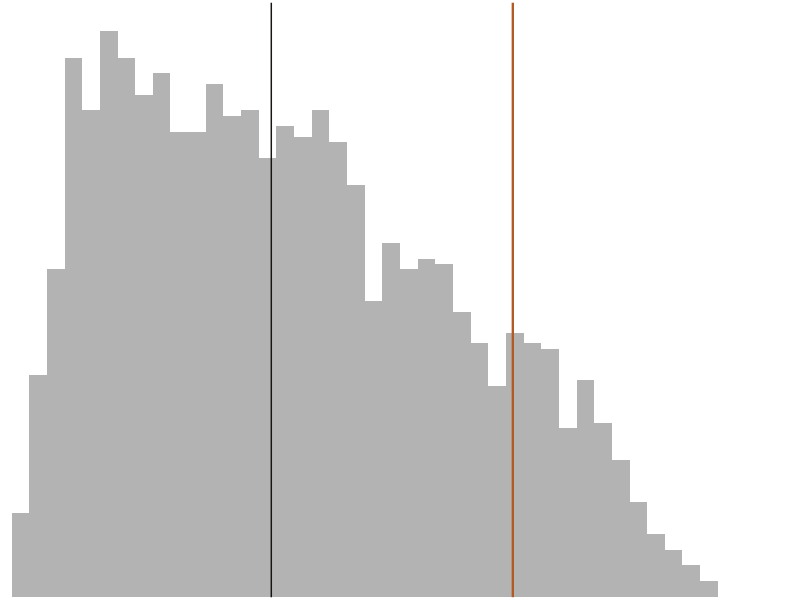
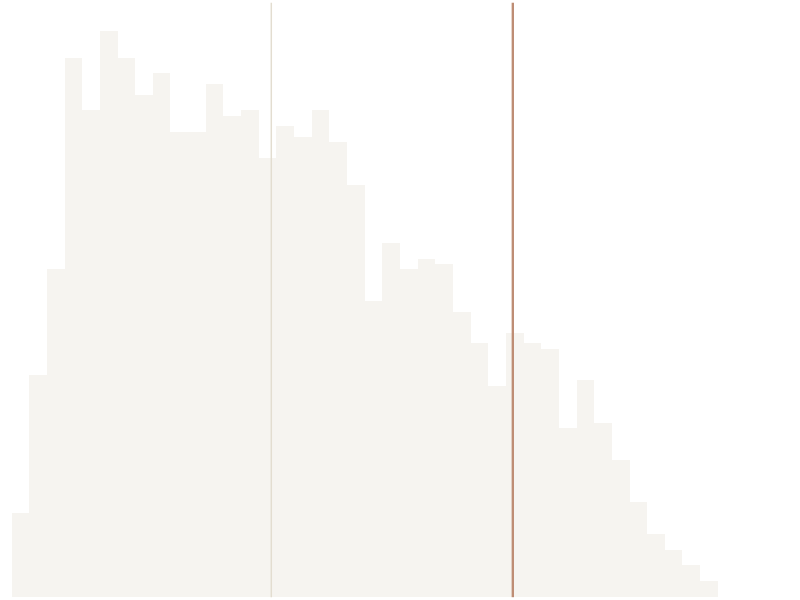
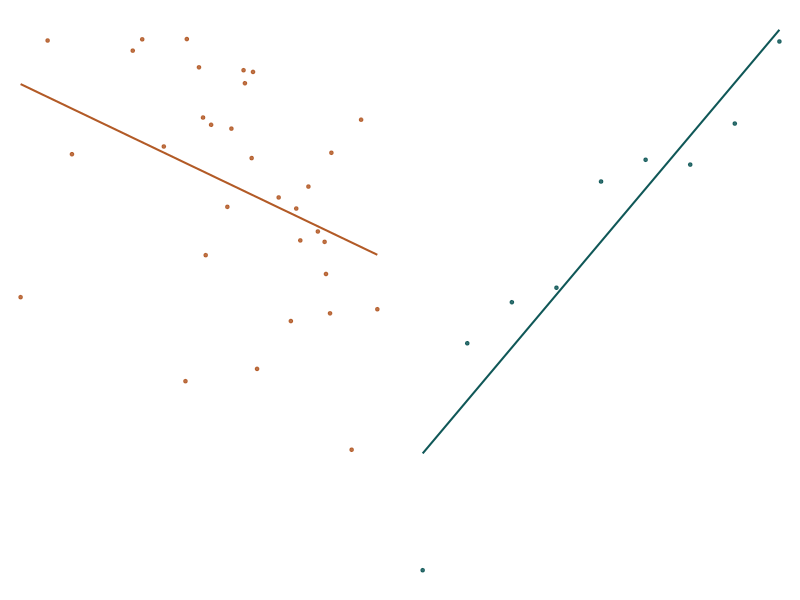
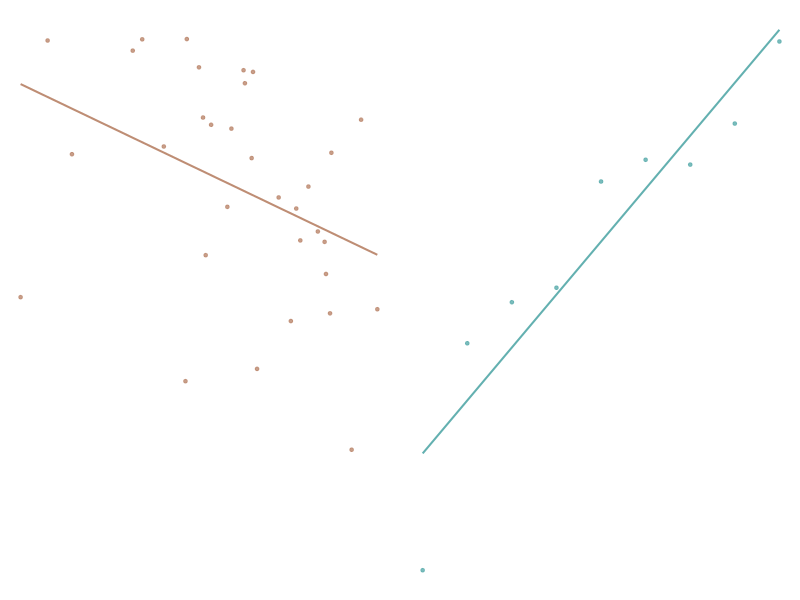

Write R code to recreate these figures, in order.
# 10-curiosities-thumbs.R
#
# Miniaturas para las tarjetas del listado de Curiosidades. Cada una sale de los
# datos reales de su propia nota, no de un esquema: la tarjeta no puede llevar
# una nota al pie que aclare que algo es ilustrativo, así que no se dibuja nada
# que no sea el dato.
#
# No llevan texto, así que a diferencia del resto de las figuras del sitio no
# necesitan variante por idioma: solo por tema (claro y oscuro), con el mismo
# mecanismo .chart-img-light / .chart-img-dark de theme.scss.
#
#   Rscript scripts/10-curiosities-thumbs.R

if (!isTRUE(l10n_info()[["UTF-8"]])) {
  stop("Corre con LANG=es_MX.UTF-8 LC_ALL=es_MX.UTF-8 (ver CLAUDE.md §5).")
}

suppressPackageStartupMessages({library(ggplot2); library(svglite); library(here); library(grid)})

# Tokens del sitio, copiados a mano: son SVG estáticos, no derivan del SCSS.
paleta <- list(
  light = list(ink = "#171513", rule = "#e0d8c5", teal = "#0f5757", ochre = "#b25a26"),
  dark  = list(ink = "#e3ddd0", rule = "#332c26", teal = "#63b0b0", ochre = "#be8d74")
)

base_thumb <- function(p) {
  p + theme_void() +
    theme(
      plot.background  = element_blank(),
      panel.background = element_blank(),
      plot.margin      = margin(2, 2, 2, 2),
      legend.position  = "none",
      strip.text       = element_blank(),
      panel.spacing    = unit(7, "pt")
    )
}

guarda <- function(p, nombre, modo) {
  ggsave(here::here("images", sprintf("%s-thumb-%s.svg", nombre, modo)),
         base_thumb(p), width = 2.6, height = 0.62, bg = "transparent")
}

# --- 1. weighted-averages ----------------------------------------------------
# El argumento de la nota en miniatura: la masa de municipios, la mediana entre
# ellos y el dato nacional, que queda muy a la derecha de casi todos.
mun <- read.csv(here::here("data", "prestaciones-municipios.csv"))
nac <- read.csv(here::here("data", "prestaciones-nacional.csv"))
v   <- mun$aguinaldo[!is.na(mun$aguinaldo)]
mediana  <- median(v)
nacional <- nac$nacional[nac$prestacion == "aguinaldo"] / 100

for (modo in names(paleta)) {
  col <- paleta[[modo]]
  p <- ggplot(data.frame(v = v), aes(v)) +
    geom_histogram(bins = 46, fill = col$ink, alpha = 0.32, colour = NA) +
    geom_vline(xintercept = mediana,  colour = col$ink,   linewidth = 0.5) +
    geom_vline(xintercept = nacional, colour = col$ochre, linewidth = 0.8) +
    scale_x_continuous(limits = c(0, 1), expand = c(0, 0)) +
    scale_y_continuous(expand = expansion(mult = c(0, 0.05)))
  guarda(p, "weighted-averages", modo)
}

# --- 2. ecological-fallacy ---------------------------------------------------
# La miniatura tiene que llevar LAS DOS mitades, porque el mensaje de la nota es
# la inversión: entre las 32 entidades la relación es negativa (correlación
# -0.39) y entre hogares agrupados por activos es positiva. Con una sola mitad
# la tarjeta muestra una tendencia cualquiera, no la paradoja.
edo <- read.csv(here::here("data", "pets-estados.csv"))
gr  <- read.csv(here::here("data", "pets-gradiente.csv"))

paneles <- rbind(
  data.frame(panel = "1_entidades", x = edo$activos, y = edo$mascota),
  data.frame(panel = "2_hogares",   x = gr$activos,  y = gr$mascota)
)

for (modo in names(paleta)) {
  col <- paleta[[modo]]
  p <- ggplot(paneles, aes(x, y)) +
    # Ocre la relación entre entidades (la que engaña), teal la de hogares.
    geom_smooth(aes(colour = panel), method = "lm", se = FALSE, linewidth = 0.7) +
    geom_point(aes(colour = panel), size = 0.9, alpha = 0.85) +
    scale_colour_manual(values = c("1_entidades" = col$ochre, "2_hogares" = col$teal)) +
    facet_wrap(~panel, scales = "free_x")
  guarda(p, "ecological-fallacy", modo)
}

for (f in list.files(here::here("images"), "-thumb-(light|dark)\\.svg$", full.names = TRUE)) {
  message(sprintf("  %-42s %5.1f KB", basename(f), file.size(f) / 1024))
}
